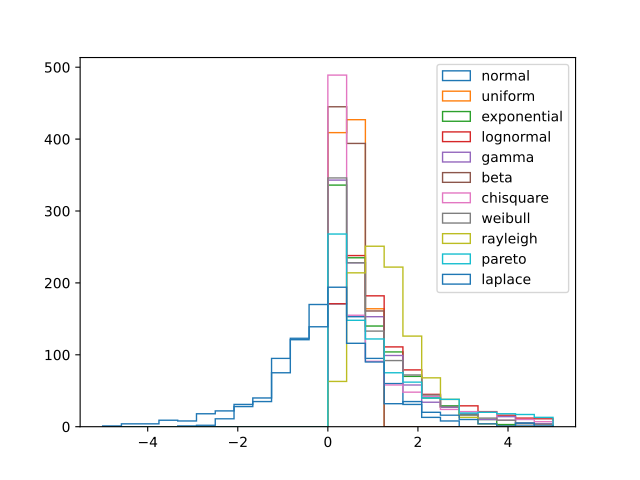

Reproduce this figure in Python.
import numpy as np
import matplotlib.pyplot as plt

dists = {
    "normal": {
        "loc": 0,
        "scale": 1,
    },
    "uniform": {
        "low": 0,
        "high": 1,
    },
    "exponential": {
        "scale": 1,
    },
    "lognormal": {
        "mean": 0,
        "sigma": 1,
    },
    "gamma": {
        "shape": 1,
        "scale": 1,
    },
    # "poisson": {
    #     "lam": 1,
    # },
    "beta": {
        "a": 1,
        "b": 1,
    },
    "chisquare": {
        "df": 1,
    },
    "weibull": {
        "a": 1,
    },
    "rayleigh": {
        "scale": 1,
    },
    "pareto": {
        "a": 1,
    },
    "laplace": {
        "loc": 0,
        "scale": 1,
    },
    # "geometric": {
    #     "p": 0.5,
    # },
    # "negative_binomial": {
    #     "n": 1,
    #     "p": 0.5,
    # },
}

bins = np.linspace(-5, 5, 25)
rng = np.random.default_rng(123456)
for d, p in dists.items():
    print(f"Generating {d} distribution with parameters {p}")
    print(f"\t{getattr(rng, d)(**p, size=10)}")
    plt.hist(
        getattr(rng, d)(**p, size=1000),
        bins=bins,
        label=d,
        histtype="step",
    )
plt.legend()
plt.savefig(__file__.replace(".py", ".pdf"))
plt.close()
